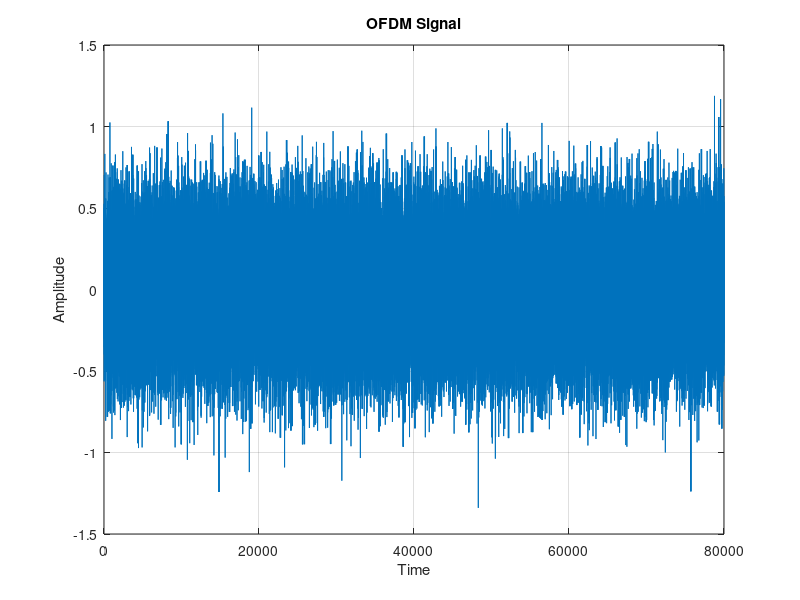
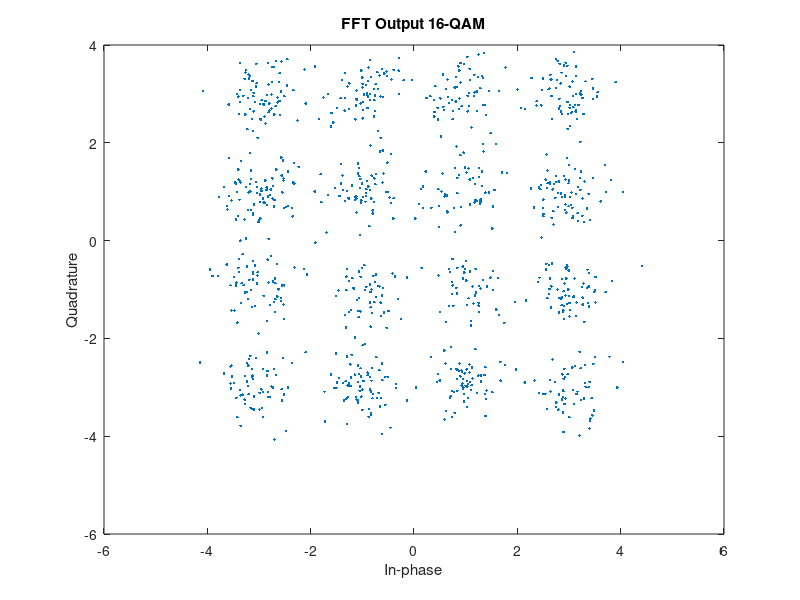

Reproduce these figures in MATLAB, in order.
% Configuration Parameters

%% Setting Parameters
Subcarriers = 64;                            % total number of subcarrier (IFFT length equal to Subcarriers)
M = 16;                                      % number of constellations
k = log2(M);                                 % number of bits per constellation
numOfSym = 10^3;                             % number of OFDM Symbols
GI = 1/4;                                    % Guard Interval or Cyclic Prefix, normaly 25 of the entire OFDM symbols
snr = 15;                                    % Signal to noise ratio in dB


%% --------------------- TRANSMITER --------------------------------------
%%------------------------------------------------------------------------
%% Generate Data to be modulated on the subcarriers
TxData = randi([0,M-1], Subcarriers, numOfSym);                             
 
%% Implement QAM modulation
TxData_Modulated = qammod(TxData,M);
 
%% Perform IFFT
TxData_IFFT = ifft(TxData_Modulated);
 
%% Adding cyclic Prefix
TxData_GI = [TxData_IFFT((1-GI)*...
    Subcarriers+1:end,:);TxData_IFFT];
 
%% Plotting OFDM signal in time domain 
[row , col] = size(TxData_GI);
len = row*col;
ofdm_signal = reshape(TxData_GI, 1, len);
figure(1);
plot(real(ofdm_signal)); 
xlabel('Time'); 
ylabel('Amplitude');
title('OFDM Signal');
grid on;

%% Channel

rx_signal = awgn(TxData_GI ,snr,'measured');


%% --------------------- RECEIVER ----------------------------------------
%%------------------------------------------------------------------------

%% CP  removal
Recieve_GIremoved  =  rx_signal(GI*Subcarriers+1 : Subcarriers+GI*Subcarriers, :); 
 
%% FFT operation
RecieveData_FFT = fft(Recieve_GIremoved);
Signal_Magnitude = real(RecieveData_FFT);
Signal_Phase = imag(RecieveData_FFT);
 
%% plot the received constellations for a specific subcarrier
n = 4; % selected subcarrier
scatterplot(RecieveData_FFT(n,:));
title('FFT Output 16-QAM');
 
%% Demodulation
RecieveData = qamdemod(RecieveData_FFT,M);
 
%% Number of Bit Errors and Bit Error Rate computation
[num , BER] = biterr(TxData, RecieveData);



